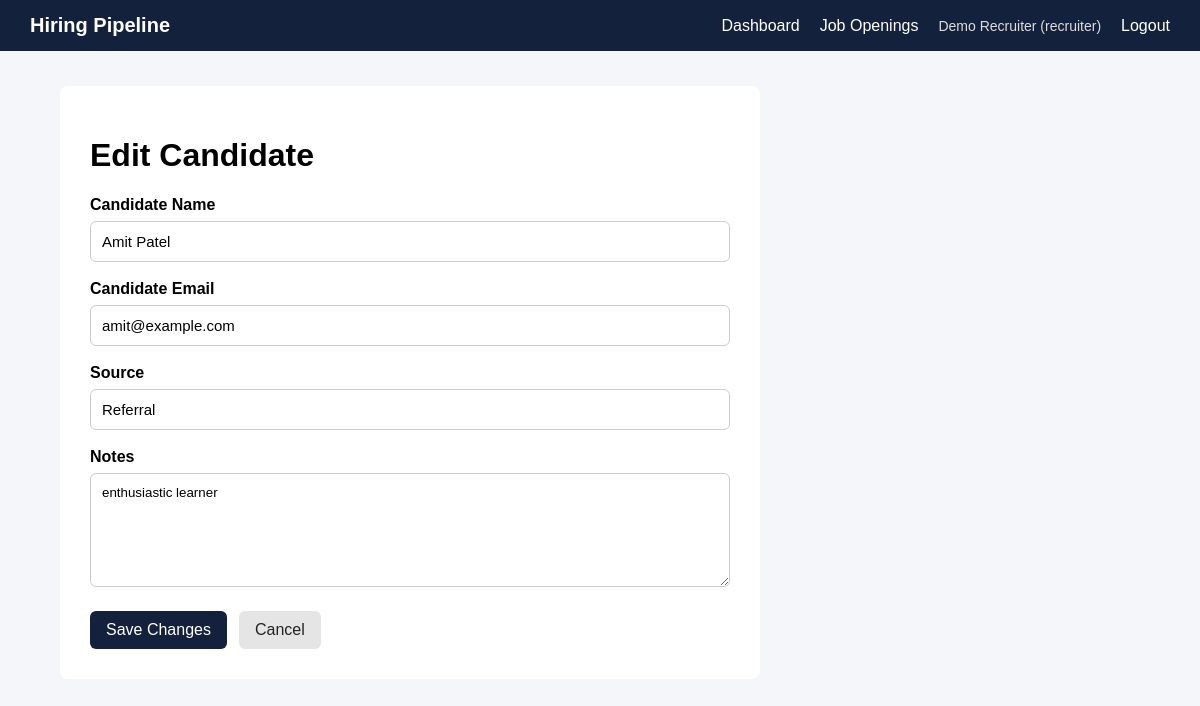
The app's page /applications/4/edit (signed in), older data.
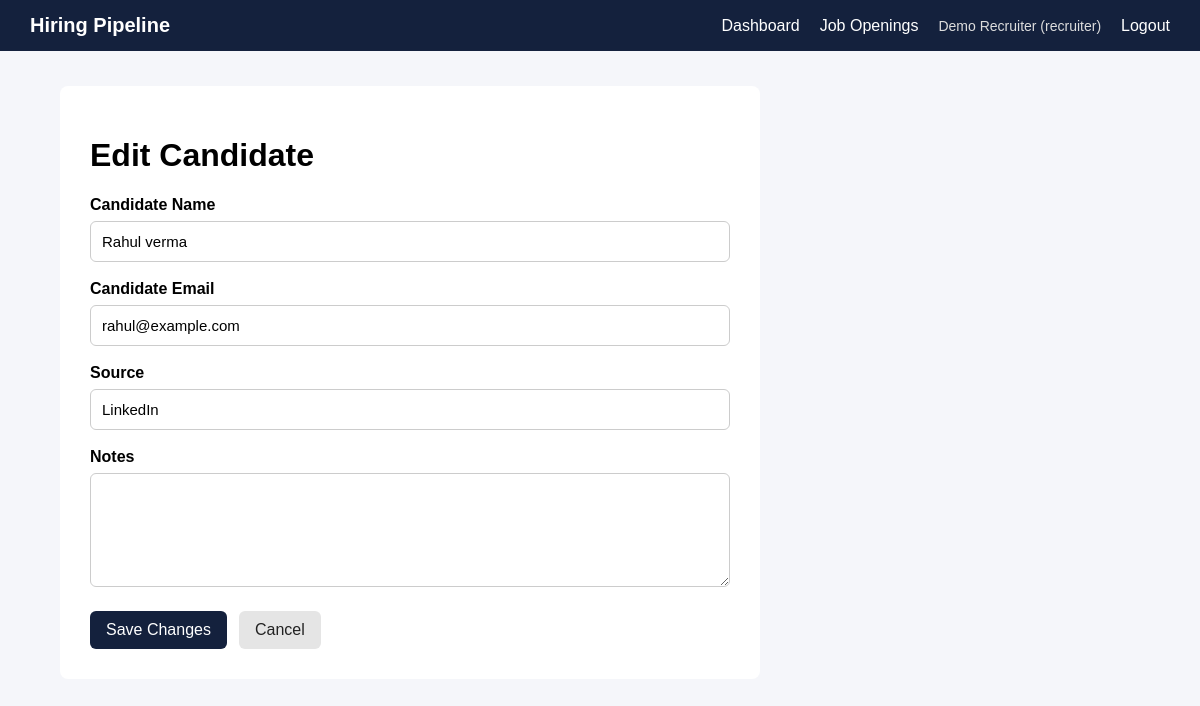
The same page, newer data.
### models/application.py (models this page shows)
class Application(db.Model):
    __tablename__ = "applications"
    id = db.Column(
        db.Integer,
        primary_key=True
    )
    job_opening_id = db.Column(
        db.Integer,
        db.ForeignKey("job_openings.id"),
        nullable=False,
        index=True
    )
    candidate_name = db.Column(
        db.String(150),
        nullable=False
    )
    candidate_email = db.Column(
        db.String(150),
        nullable=False,
        index=True
    )
    source = db.Column(
        db.String(100),
        nullable=True
    )
    notes = db.Column(
        db.Text,
        nullable=True
    )
    stage = db.Column(
        db.String(30),
        nullable=False,
        default="Applied",
        index=True
    )
    applied_at = db.Column(
        db.DateTime,
        server_default=db.func.now()
    )
    stage_changed_at = db.Column(
        db.DateTime,
        server_default=db.func.now()
    )
    updated_at = db.Column(
        db.DateTime,
        server_default=db.func.now(),
        onupdate=db.func.now()
    )
    job = db.relationship(
        "JobOpening",
        back_populates="applications"
    )
    events = db.relationship(
        "ApplicationEvent",
        back_populates="application",
        lazy=True,
        order_by="ApplicationEvent.created_at"
    )

### routes/applications.py (the view, shortened to what this page needs)
@applications_bp.route(
    "/<int:application_id>/edit",
    methods=["GET", "POST"]
)
@role_required("recruiter")
def edit_application(application_id):
    application = db.session.get(
        Application,
        application_id
    )
    if not application:
        abort(404)
    return render_template(
        "applications/edit.html",
        application=application
    )

### templates/applications/edit.html (shortened to what this page needs)
{% extends "base.html" %}
{% block content %}
<div class="form-card">
    <h1>Edit Candidate</h1>
    <form method="POST">
        <div class="form-group">
            <label for="candidate_name">
                Candidate Name
            </label>
            <input
                type="text"
                id="candidate_name"
                name="candidate_name"
                value="{{ application.candidate_name }}"
                required
            >
        </div>
        <div class="form-group">
            <label for="candidate_email">
                Candidate Email
            </label>
            <input
                type="email"
                id="candidate_email"
                name="candidate_email"
                value="{{ application.candidate_email }}"
                required
            >
        </div>
        <div class="form-group">
            <label for="source">
                Source
            </label>
            <input
                type="text"
                id="source"
                name="source"
                value="{{ application.source or '' }}"
            >
        </div>
        <div class="form-group">
            <label for="notes">
                Notes
            </label>
            <textarea
                id="notes"
                name="notes"
                rows="6"
            >{{ application.notes or '' }}</textarea>
        </div>
        <div class="form-actions">
            <button
                type="submit"
                class="btn"
            >
                Save Changes
            </button>
            <a
                href="{{ url_for(
                    'applications.application_detail',
                    application_id=application.id
                ) }}"
                class="btn-secondary"
            >
                Cancel
            </a>
        </div>
    </form>
</div>
{% endblock %}

Row changes from the older to the newer data that the page shows:
changed Application: candidate_name "Amit Patel" → "Rahul verma"; candidate_email "amit@example.com" → "rahul@example.com"; source "Referral" → "LinkedIn"; notes "enthusiastic learner" → (not shown)
